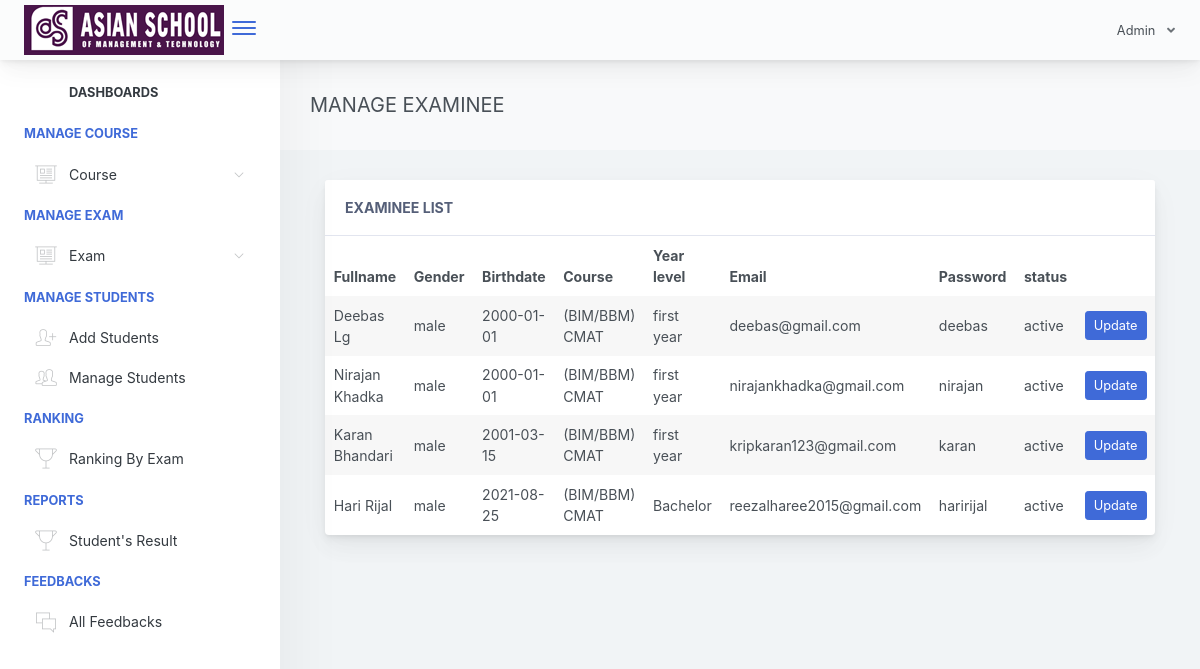
/adminpanel/admin/home.php?page=manage-examinee (signed in), run on the app's committed database.
### tables this page shows
CREATE TABLE `examinee_tbl` (
  `exmne_id` int(11) NOT NULL,
  `exmne_fullname` varchar(1000) NOT NULL,
  `exmne_course` varchar(1000) NOT NULL,
  `exmne_gender` varchar(1000) NOT NULL,
  `exmne_birthdate` varchar(1000) NOT NULL,
  `exmne_year_level` varchar(1000) NOT NULL,
  `exmne_email` varchar(1000) NOT NULL,
  `exmne_password` varchar(1000) NOT NULL,
  `exmne_status` varchar(1000) NOT NULL DEFAULT 'active'
);

CREATE TABLE `course_tbl` (
  `cou_id` int(11) NOT NULL,
  `cou_name` varchar(1000) NOT NULL,
  `cou_created` timestamp NOT NULL DEFAULT CURRENT_TIMESTAMP ON UPDATE CURRENT_TIMESTAMP
);

### adminpanel/admin/pages/manage-examinee.php (the view, shortened to what this page needs)
<link rel="stylesheet" type="text/css" href="css/mycss.css">
<div class="app-main__outer">
        <div class="app-main__inner">
            <div class="app-page-title">
                <div class="page-title-wrapper">
                    <div class="page-title-heading">
                        <div>MANAGE EXAMINEE</div>
                    </div>
                </div>
            </div>
            <div class="col-md-12">
                <div class="main-card mb-3 card">
                    <div class="card-header">Examinee List
                    </div>
                    <div class="table-responsive">
                        <table class="align-middle mb-0 table table-borderless table-striped table-hover" id="tableList">
                            <thead>
                            <tr>
                                <th>Fullname</th>
                                <th>Gender</th>
                                <th>Birthdate</th>
                                <th>Course</th>
                                <th>Year level</th>
                                <th>Email</th>
                                <th>Password</th>
                                <th>status</th>
                                <th></th>
                            </tr>
                            </thead>
                            <tbody>
                              <?php
                                $selExmne = $conn->query("SELECT * FROM examinee_tbl ORDER BY exmne_id DESC ");
                                if($selExmne->rowCount() > 0)
                                {
                                    while ($selExmneRow = $selExmne->fetch(PDO::FETCH_ASSOC)) { ?>
                                        <tr>
                                           <td><?php echo $selExmneRow['exmne_fullname']; ?></td>
                                           <td><?php echo $selExmneRow['exmne_gender']; ?></td>
                                           <td><?php echo $selExmneRow['exmne_birthdate']; ?></td>
                                           <td>
                                            <?php
                                                 $exmneCourse = $selExmneRow['exmne_course'];
                                                 $selCourse = $conn->query("SELECT * FROM course_tbl WHERE cou_id='$exmneCourse' ")->fetch(PDO::FETCH_ASSOC);
                                                 echo $selCourse['cou_name'];
                                             ?>
                                            </td>
                                           <td><?php echo $selExmneRow['exmne_year_level']; ?></td>
                                           <td><?php echo $selExmneRow['exmne_email']; ?></td>
                                           <td><?php echo $selExmneRow['exmne_password']; ?></td>
                                           <td><?php echo $selExmneRow['exmne_status']; ?></td>
                                           <td>
                                               <a rel="facebox" href="facebox_modal/updateExaminee.php?id=<?php echo $selExmneRow['exmne_id']; ?>" class="btn btn-sm btn-primary">Update</a>
                                           </td>
                                        </tr>
                                    <?php }
                                }
                               ?>
                            </tbody>
                        </table>
                    </div>
                </div>
            </div>
</div>

### data on the page
examinee_tbl: exmne_fullname "Deebas Lg", exmne_gender "male", exmne_birthdate "2000-01-01", course_tbl.cou_name "(BIM/BBM) CMAT", exmne_year_level "first year", exmne_email "deebas@gmail.com", exmne_password "deebas", exmne_status "active"
examinee_tbl: exmne_fullname "Nirajan Khadka", exmne_gender "male", exmne_birthdate "2000-01-01", course_tbl.cou_name "(BIM/BBM) CMAT", exmne_year_level "first year", exmne_email "nirajankhadka@gmail.com", exmne_password "nirajan", exmne_status "active"
examinee_tbl: exmne_fullname "Karan Bhandari", exmne_gender "male", exmne_birthdate "2001-03-15", course_tbl.cou_name "(BIM/BBM) CMAT", exmne_year_level "first year", exmne_email "kripkaran123@gmail.com", exmne_password "karan", exmne_status "active"
examinee_tbl: exmne_fullname "Hari Rijal", exmne_gender "male", exmne_birthdate "2021-08-25", course_tbl.cou_name "(BIM/BBM) CMAT", exmne_year_level "Bachelor", exmne_email "reezalharee2015@gmail.com", exmne_password "haririjal", exmne_status "active"
